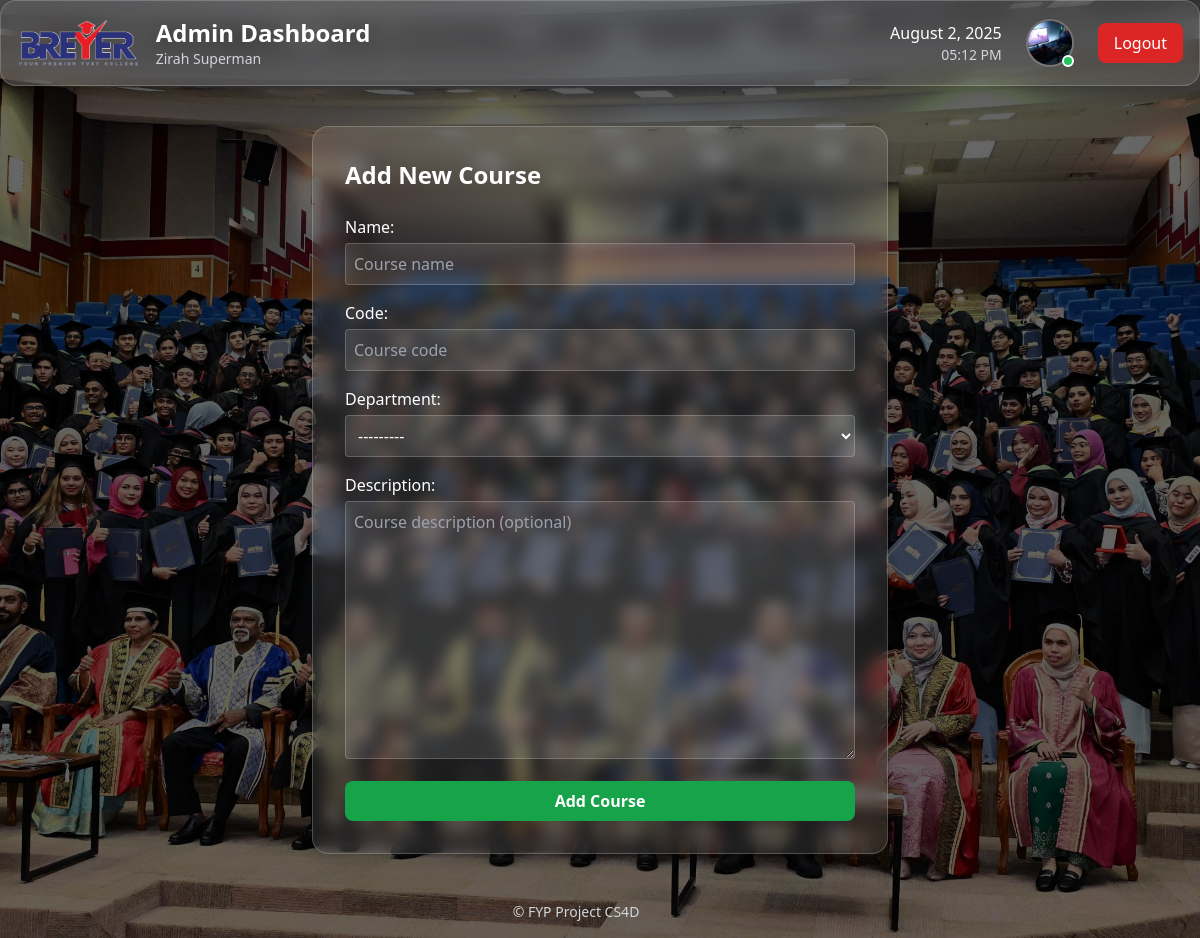
The page /adminportal/courses/add/ (signed in) on the database its author committed.
### accounts/models.py (models this page shows, shortened)
class CustomUser(AbstractBaseUser, PermissionsMixin):
    class Role(models.TextChoices):
        STUDENT = 'STUDENT', 'Student'
        LECTURER = 'LECTURER', 'Lecturer'
        ADMIN = 'ADMIN', 'Admin'
    email = models.EmailField(unique=True)
    identity_card_number = models.CharField(
        max_length=20, unique=True, verbose_name="IC/Identity Card No."
    )
    full_name = models.CharField(
        max_length=255, verbose_name="Full Name (as per IC)"
    )
    short_name = models.CharField(
        max_length=64, verbose_name="Short Name", blank=True,
        help_text="E.g. 'Ali', for display in tables/lists"
    )
    role = models.CharField(max_length=20, choices=Role.choices, default=Role.STUDENT)
    phone_number = models.CharField(max_length=20, blank=True, null=True)
    address = models.TextField(blank=True, null=True)
    department = models.ForeignKey(
        Department,
        null=True,
        blank=True,
        on_delete=models.SET_NULL,
        related_name='users'
    )
    profile_picture = models.ImageField(upload_to='profile_pics/', blank=True, null=True)
    is_staff = models.BooleanField(default=False)
    is_active = models.BooleanField(default=True)
    date_joined = models.DateTimeField(default=timezone.now, blank=True, null=True)
    USERNAME_FIELD = 'email'
    REQUIRED_FIELDS = ['identity_card_number', 'full_name', 'short_name']
    objects = CustomUserManager()
    def get_full_name(self):
        return self.full_name

### accounts/decorators.py (the view)
        @login_required
        def _wrapped_view(request, *args, **kwargs):
            if request.user.role != role:
                return HttpResponseForbidden("You are not authorized to view this page.")
            return view_func(request, *args, **kwargs)

### adminportal/forms.py
class CourseForm(forms.ModelForm):
    class Meta:
        model = Course
        fields = ['name', 'code', 'department', 'description']
        widgets = {
            'name': forms.TextInput(attrs={
                'class': 'w-full p-2 rounded bg-white/10 text-white border border-white/20',
                'placeholder': 'Course name',
            }),
            'code': forms.TextInput(attrs={
                'class': 'w-full p-2 rounded bg-white/10 text-white border border-white/20',
                'placeholder': 'Course code',
            }),
            'department': forms.Select(attrs={
                'class': 'w-full p-2 rounded bg-white/10 text-white border border-white/20',
            }),
            'description': forms.Textarea(attrs={
                'class': 'w-full p-2 rounded bg-white/10 text-white border border-white/20',
                'placeholder': 'Course description (optional)',
            }),
        }

### adminportal/views.py (called while the page is built)
@role_required(CustomUser.Role.ADMIN)
def add_course(request):
    if request.method == 'POST':
        form = CourseForm(request.POST)
        if form.is_valid():
            form.save()
            messages.success(request, "Course added successfully.")
            return redirect('adminportal:course_list')
    else:
        form = CourseForm()
    return render(request, 'adminportal/add_course.html', {'form': form})

### core/models.py (called while the page is built)
    def __str__(self):
        return self.name

### adminportal/templates/adminportal/add_course.html (shortened to what this page needs)
{% extends 'adminportal/base_adminportal.html' %}
{% load static %}
{% block adminportal_content %}
<div class="max-w-xl mx-auto mt-10 p-8 bg-white/10 rounded-2xl shadow-lg border border-white/20 backdrop-blur">
  <h1 class="text-2xl font-bold text-white mb-6">Add New Course</h1>
  <form method="POST">
    {% for field in form %}
      <div class="mb-4">
        <label class="block mb-1 font-medium text-white">{{ field.label_tag }}</label>
        {{ field }}
      </div>
    {% endfor %}
    <button type="submit" class="w-full bg-green-600 hover:bg-green-700 text-white py-2 px-4 rounded-lg font-semibold transition">Add Course</button>
  </form>
</div>
{% endblock %}

### adminportal/templates/adminportal/base_adminportal.html (shortened to what this page needs)
{% extends 'base.html' %}
{% load static %}
{% block content %}
<div class="bg-white/10 backdrop-blur-md rounded-2xl p-4 border border-white/20 shadow-xl mb-8">
  <div class="flex justify-between items-center">
    <div class="flex items-center space-x-4">
      <img src="{% static 'images/breyer.jpg' %}" alt="Breyer Logo" class="h-12 w-auto">
      <div>
        <a href="{% url 'adminportal:dashboard' %}" class="text-2xl font-bold text-white hover:text-blue-400 transition">
          Admin Dashboard
        </a>
        <p class="text-gray-300 text-sm">{{ request.user.get_full_name|default:request.user.email }}</p>
      </div>
    </div>
    <div class="flex items-center space-x-6">
      <div class="text-right">
        <p class="text-white font-medium" id="current-date"></p>
        <p class="text-gray-300 text-sm" id="current-time"></p>
      </div>
      <a href="{% url 'adminportal:admin_profile' %}" class="relative group">
        {% if request.user.profile_picture %}
          <img src="{{ request.user.profile_picture.url }}" alt="Profile Picture"
               class="w-12 h-12 rounded-full object-cover border-2 border-white/20 group-hover:border-blue-400 transition-colors">
        {% endif %}
        <div class="absolute bottom-0 right-0 w-3 h-3 bg-green-500 rounded-full border-2 border-white"></div>
      </a>
      <form action="{% url 'logout' %}" method="post">
        <button class="bg-red-600 hover:bg-red-700 text-white px-4 py-2 rounded-lg transition-colors flex items-center">
          Logout
        </button>
      </form>
    </div>
  </div>
</div>
{% block adminportal_content %}
{% endblock %}
{% endblock %}

### rows shown on the page
CustomUser: user.get_full_name "Zirah Superman", user.profile_picture (picture)

### other values the page prints
{{ field.label_tag }} "Name:" "Code:" "Department:" "Description:"
